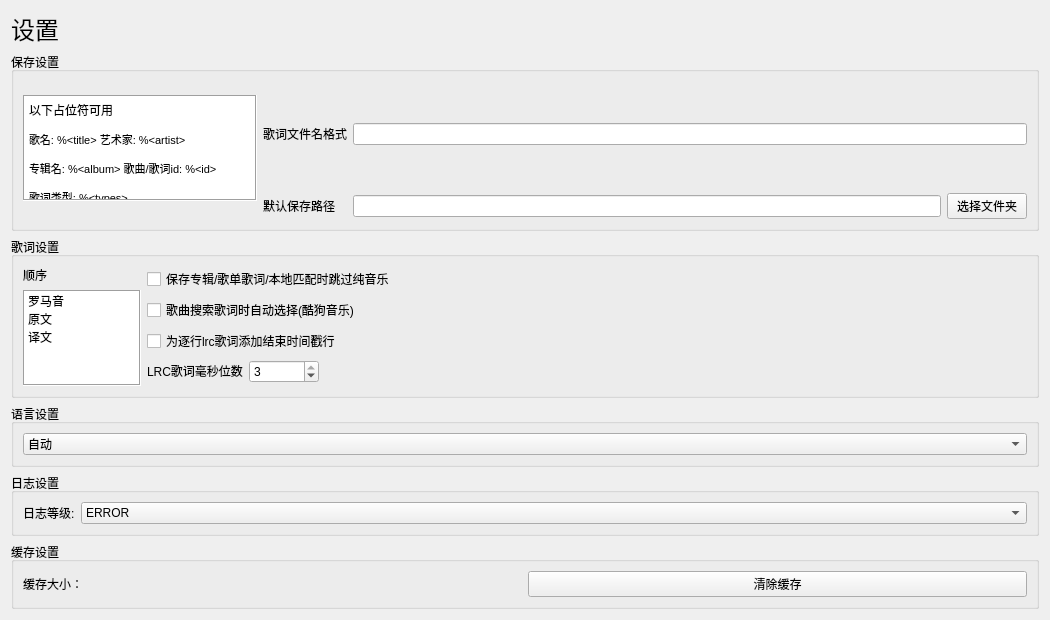
<?xml version="1.0" encoding="UTF-8"?>
<ui version="4.0">
 <class>settings</class>
 <widget class="QWidget" name="settings">
  <property name="geometry">
   <rect>
    <x>0</x>
    <y>0</y>
    <width>1050</width>
    <height>600</height>
   </rect>
  </property>
  <property name="windowTitle">
   <string>Form</string>
  </property>
  <layout class="QGridLayout" name="gridLayout_2">
   <item row="1" column="0">
    <widget class="QGroupBox" name="groupBox">
     <property name="title">
      <string>保存设置</string>
     </property>
     <layout class="QGridLayout" name="gridLayout">
      <item row="0" column="0">
       <widget class="QTextBrowser" name="textBrowser">
        <property name="sizePolicy">
         <sizepolicy hsizetype="Minimum" vsizetype="Minimum">
          <horstretch>0</horstretch>
          <verstretch>0</verstretch>
         </sizepolicy>
        </property>
        <property name="minimumSize">
         <size>
          <width>200</width>
          <height>106</height>
         </size>
        </property>
        <property name="maximumSize">
         <size>
          <width>234</width>
          <height>78</height>
         </size>
        </property>
        <property name="frameShape">
         <enum>QFrame::Shape::Box</enum>
        </property>
        <property name="frameShadow">
         <enum>QFrame::Shadow::Sunken</enum>
        </property>
        <property name="verticalScrollBarPolicy">
         <enum>Qt::ScrollBarPolicy::ScrollBarAlwaysOff</enum>
        </property>
        <property name="horizontalScrollBarPolicy">
         <enum>Qt::ScrollBarPolicy::ScrollBarAlwaysOff</enum>
        </property>
        <property name="html">
         <string>&lt;!DOCTYPE HTML PUBLIC &quot;-//W3C//DTD HTML 4.0//EN&quot; &quot;http://www.w3.org/TR/REC-html40/strict.dtd&quot;&gt;
&lt;html&gt;&lt;head&gt;&lt;meta name=&quot;qrichtext&quot; content=&quot;1&quot; /&gt;&lt;meta charset=&quot;utf-8&quot; /&gt;&lt;style type=&quot;text/css&quot;&gt;
p, li { white-space: pre-wrap; }
hr { height: 1px; border-width: 0; }
li.unchecked::marker { content: &quot;\2610&quot;; }
li.checked::marker { content: &quot;\2612&quot;; }
&lt;/style&gt;&lt;/head&gt;&lt;body style=&quot; font-family:'Microsoft YaHei UI'; font-size:9pt; font-weight:400; font-style:normal;&quot;&gt;
&lt;p style=&quot; margin-top:12px; margin-bottom:12px; margin-left:0px; margin-right:0px; -qt-block-indent:0; text-indent:0px;&quot;&gt;以下占位符可用&lt;/p&gt;
&lt;p style=&quot; margin-top:12px; margin-bottom:12px; margin-left:0px; margin-right:0px; -qt-block-indent:0; text-indent:0px;&quot;&gt;&lt;span style=&quot; font-size:8pt;&quot;&gt;歌名: %&amp;lt;title&amp;gt; 艺术家: %&amp;lt;artist&amp;gt;&lt;/span&gt;&lt;/p&gt;
&lt;p style=&quot; margin-top:12px; margin-bottom:12px; margin-left:0px; margin-right:0px; -qt-block-indent:0; text-indent:0px;&quot;&gt;&lt;span style=&quot; font-size:8pt;&quot;&gt;专辑名: %&amp;lt;album&amp;gt; 歌曲/歌词id: %&amp;lt;id&amp;gt;&lt;/span&gt;&lt;/p&gt;
&lt;p style=&quot; margin-top:12px; margin-bottom:12px; margin-left:0px; margin-right:0px; -qt-block-indent:0; text-indent:0px;&quot;&gt;&lt;span style=&quot; font-size:8pt;&quot;&gt;歌词类型: %&amp;lt;types&amp;gt;&lt;/span&gt;&lt;/p&gt;&lt;/body&gt;&lt;/html&gt;</string>
        </property>
        <property name="openLinks">
         <bool>false</bool>
        </property>
       </widget>
      </item>
      <item row="1" column="1">
       <widget class="QLabel" name="label_3">
        <property name="sizePolicy">
         <sizepolicy hsizetype="Fixed" vsizetype="Fixed">
          <horstretch>0</horstretch>
          <verstretch>0</verstretch>
         </sizepolicy>
        </property>
        <property name="text">
         <string>默认保存路径</string>
        </property>
       </widget>
      </item>
      <item row="0" column="2">
       <widget class="QLineEdit" name="lyrics_file_name_format_lineEdit">
        <property name="sizePolicy">
         <sizepolicy hsizetype="MinimumExpanding" vsizetype="Fixed">
          <horstretch>0</horstretch>
          <verstretch>0</verstretch>
         </sizepolicy>
        </property>
       </widget>
      </item>
      <item row="0" column="1">
       <widget class="QLabel" name="label_2">
        <property name="sizePolicy">
         <sizepolicy hsizetype="Fixed" vsizetype="Fixed">
          <horstretch>0</horstretch>
          <verstretch>0</verstretch>
         </sizepolicy>
        </property>
        <property name="whatsThis">
         <string/>
        </property>
        <property name="accessibleDescription">
         <string/>
        </property>
        <property name="text">
         <string>歌词文件名格式</string>
        </property>
        <property name="textFormat">
         <enum>Qt::TextFormat::AutoText</enum>
        </property>
       </widget>
      </item>
      <item row="1" column="2">
       <layout class="QHBoxLayout" name="horizontalLayout_5">
        <item>
         <widget class="QLineEdit" name="default_save_path_lineEdit"/>
        </item>
        <item>
         <widget class="QPushButton" name="select_default_save_path_pushButton">
          <property name="text">
           <string>选择文件夹</string>
          </property>
         </widget>
        </item>
       </layout>
      </item>
     </layout>
    </widget>
   </item>
   <item row="3" column="0">
    <widget class="QGroupBox" name="groupBox_4">
     <property name="title">
      <string>语言设置</string>
     </property>
     <layout class="QVBoxLayout" name="verticalLayout_7">
      <item>
       <widget class="QComboBox" name="language_comboBox">
        <item>
         <property name="text">
          <string>自动</string>
         </property>
        </item>
        <item>
         <property name="text">
          <string>英文</string>
         </property>
        </item>
        <item>
         <property name="text">
          <string>中文</string>
         </property>
        </item>
       </widget>
      </item>
     </layout>
    </widget>
   </item>
   <item row="2" column="0">
    <widget class="QGroupBox" name="groupBox_2">
     <property name="title">
      <string>歌词设置</string>
     </property>
     <layout class="QHBoxLayout" name="horizontalLayout">
      <item>
       <layout class="QVBoxLayout" name="verticalLayout_4">
        <property name="sizeConstraint">
         <enum>QLayout::SizeConstraint::SetDefaultConstraint</enum>
        </property>
        <item>
         <widget class="QLabel" name="label_4">
          <property name="sizePolicy">
           <sizepolicy hsizetype="Fixed" vsizetype="Fixed">
            <horstretch>0</horstretch>
            <verstretch>0</verstretch>
           </sizepolicy>
          </property>
          <property name="text">
           <string>顺序</string>
          </property>
         </widget>
        </item>
        <item>
         <widget class="LyricOrderListWidget" name="lyrics_order_listWidget">
          <property name="sizePolicy">
           <sizepolicy hsizetype="Fixed" vsizetype="Fixed">
            <horstretch>0</horstretch>
            <verstretch>0</verstretch>
           </sizepolicy>
          </property>
          <property name="minimumSize">
           <size>
            <width>0</width>
            <height>0</height>
           </size>
          </property>
          <property name="maximumSize">
           <size>
            <width>118</width>
            <height>96</height>
           </size>
          </property>
          <property name="frameShape">
           <enum>QFrame::Shape::Box</enum>
          </property>
          <property name="frameShadow">
           <enum>QFrame::Shadow::Sunken</enum>
          </property>
          <property name="verticalScrollBarPolicy">
           <enum>Qt::ScrollBarPolicy::ScrollBarAsNeeded</enum>
          </property>
          <property name="horizontalScrollBarPolicy">
           <enum>Qt::ScrollBarPolicy::ScrollBarAsNeeded</enum>
          </property>
          <property name="autoScroll">
           <bool>true</bool>
          </property>
          <property name="editTriggers">
           <set>QAbstractItemView::EditTrigger::NoEditTriggers</set>
          </property>
          <property name="dragEnabled">
           <bool>true</bool>
          </property>
          <property name="dragDropMode">
           <enum>QAbstractItemView::DragDropMode::InternalMove</enum>
          </property>
          <property name="defaultDropAction">
           <enum>Qt::DropAction::MoveAction</enum>
          </property>
          <property name="selectionMode">
           <enum>QAbstractItemView::SelectionMode::SingleSelection</enum>
          </property>
          <property name="movement">
           <enum>QListView::Movement::Free</enum>
          </property>
          <property name="sortingEnabled">
           <bool>false</bool>
          </property>
          <item>
           <property name="text">
            <string>罗马音</string>
           </property>
          </item>
          <item>
           <property name="text">
            <string>原文</string>
           </property>
          </item>
          <item>
           <property name="text">
            <string>译文</string>
           </property>
          </item>
         </widget>
        </item>
        <item>
         <spacer name="verticalSpacer">
          <property name="orientation">
           <enum>Qt::Orientation::Vertical</enum>
          </property>
          <property name="sizeType">
           <enum>QSizePolicy::Policy::Preferred</enum>
          </property>
          <property name="sizeHint" stdset="0">
           <size>
            <width>20</width>
            <height>40</height>
           </size>
          </property>
         </spacer>
        </item>
       </layout>
      </item>
      <item>
       <layout class="QGridLayout" name="gridLayout_4">
        <item row="1" column="0">
         <widget class="QCheckBox" name="auto_select_checkBox">
          <property name="text">
           <string>歌曲搜索歌词时自动选择(酷狗音乐)</string>
          </property>
         </widget>
        </item>
        <item row="3" column="0">
         <layout class="QHBoxLayout" name="horizontalLayout_7">
          <item>
           <widget class="QLabel" name="label_6">
            <property name="sizePolicy">
             <sizepolicy hsizetype="Preferred" vsizetype="Fixed">
              <horstretch>0</horstretch>
              <verstretch>0</verstretch>
             </sizepolicy>
            </property>
            <property name="text">
             <string>LRC歌词毫秒位数</string>
            </property>
           </widget>
          </item>
          <item>
           <widget class="QSpinBox" name="lrc_ms_digit_count_spinBox">
            <property name="sizePolicy">
             <sizepolicy hsizetype="Minimum" vsizetype="Fixed">
              <horstretch>0</horstretch>
              <verstretch>0</verstretch>
             </sizepolicy>
            </property>
            <property name="minimumSize">
             <size>
              <width>70</width>
              <height>0</height>
             </size>
            </property>
            <property name="specialValueText">
             <string/>
            </property>
            <property name="prefix">
             <string/>
            </property>
            <property name="minimum">
             <number>2</number>
            </property>
            <property name="maximum">
             <number>3</number>
            </property>
            <property name="value">
             <number>3</number>
            </property>
           </widget>
          </item>
          <item>
           <spacer name="horizontalSpacer">
            <property name="orientation">
             <enum>Qt::Orientation::Horizontal</enum>
            </property>
            <property name="sizeType">
             <enum>QSizePolicy::Policy::Expanding</enum>
            </property>
            <property name="sizeHint" stdset="0">
             <size>
              <width>40</width>
              <height>20</height>
             </size>
            </property>
           </spacer>
          </item>
         </layout>
        </item>
        <item row="0" column="0">
         <widget class="QCheckBox" name="skip_inst_lyrics_checkBox">
          <property name="text">
           <string>保存专辑/歌单歌词/本地匹配时跳过纯音乐</string>
          </property>
         </widget>
        </item>
        <item row="2" column="0">
         <widget class="QCheckBox" name="add_end_timestamp_line_checkBox">
          <property name="text">
           <string>为逐行lrc歌词添加结束时间戳行</string>
          </property>
         </widget>
        </item>
       </layout>
      </item>
     </layout>
    </widget>
   </item>
   <item row="0" column="0">
    <widget class="QLabel" name="label">
     <property name="sizePolicy">
      <sizepolicy hsizetype="Fixed" vsizetype="Fixed">
       <horstretch>0</horstretch>
       <verstretch>0</verstretch>
      </sizepolicy>
     </property>
     <property name="font">
      <font>
       <pointsize>18</pointsize>
      </font>
     </property>
     <property name="text">
      <string>设置</string>
     </property>
    </widget>
   </item>
   <item row="4" column="0">
    <widget class="QGroupBox" name="groupBox_3">
     <property name="title">
      <string>日志设置</string>
     </property>
     <layout class="QGridLayout" name="gridLayout_3">
      <item row="0" column="1">
       <widget class="QComboBox" name="log_level_comboBox">
        <property name="currentIndex">
         <number>1</number>
        </property>
        <item>
         <property name="text">
          <string>CRITICAL</string>
         </property>
        </item>
        <item>
         <property name="text">
          <string>ERROR</string>
         </property>
        </item>
        <item>
         <property name="text">
          <string>WARNING</string>
         </property>
        </item>
        <item>
         <property name="text">
          <string>INFO</string>
         </property>
        </item>
        <item>
         <property name="text">
          <string>DEBUG</string>
         </property>
        </item>
        <item>
         <property name="text">
          <string>NOTSET</string>
         </property>
        </item>
       </widget>
      </item>
      <item row="0" column="0">
       <widget class="QLabel" name="label_5">
        <property name="sizePolicy">
         <sizepolicy hsizetype="Fixed" vsizetype="Fixed">
          <horstretch>0</horstretch>
          <verstretch>0</verstretch>
         </sizepolicy>
        </property>
        <property name="text">
         <string>日志等级:</string>
        </property>
       </widget>
      </item>
     </layout>
    </widget>
   </item>
   <item row="5" column="0">
    <widget class="QGroupBox" name="groupBox_5">
     <property name="title">
      <string>缓存设置</string>
     </property>
     <layout class="QGridLayout" name="gridLayout_5">
      <item row="0" column="1">
       <widget class="QPushButton" name="clear_cache_pushButton">
        <property name="text">
         <string>清除缓存</string>
        </property>
       </widget>
      </item>
      <item row="0" column="0">
       <widget class="QLabel" name="cache_size_label">
        <property name="text">
         <string>缓存大小：</string>
        </property>
       </widget>
      </item>
     </layout>
    </widget>
   </item>
  </layout>
 </widget>
 <customwidgets>
  <customwidget>
   <class>LyricOrderListWidget</class>
   <extends>QListWidget</extends>
   <header>ui.custom_widgets.h</header>
  </customwidget>
 </customwidgets>
 <resources/>
 <connections/>
</ui>
